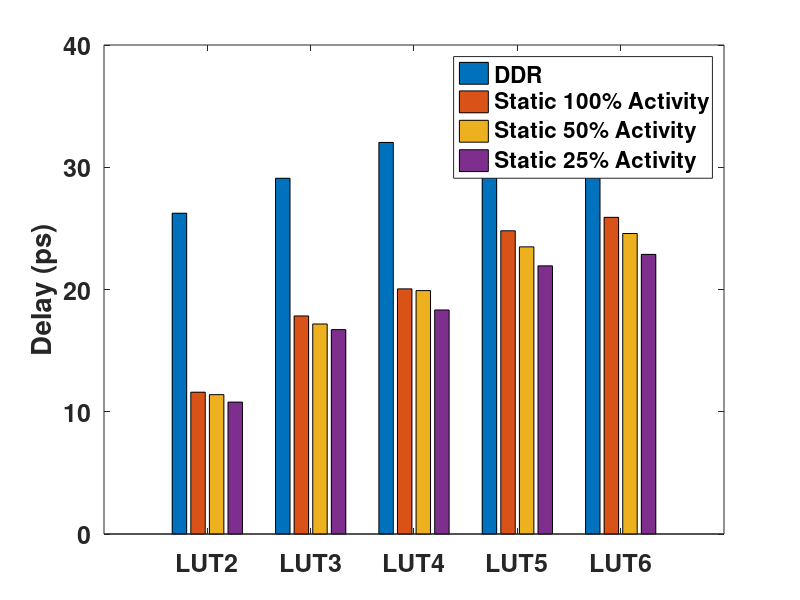
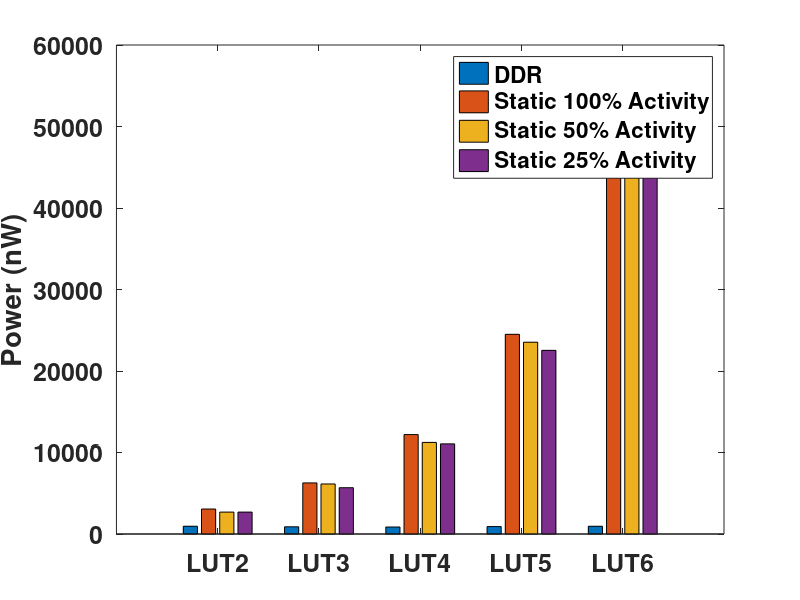
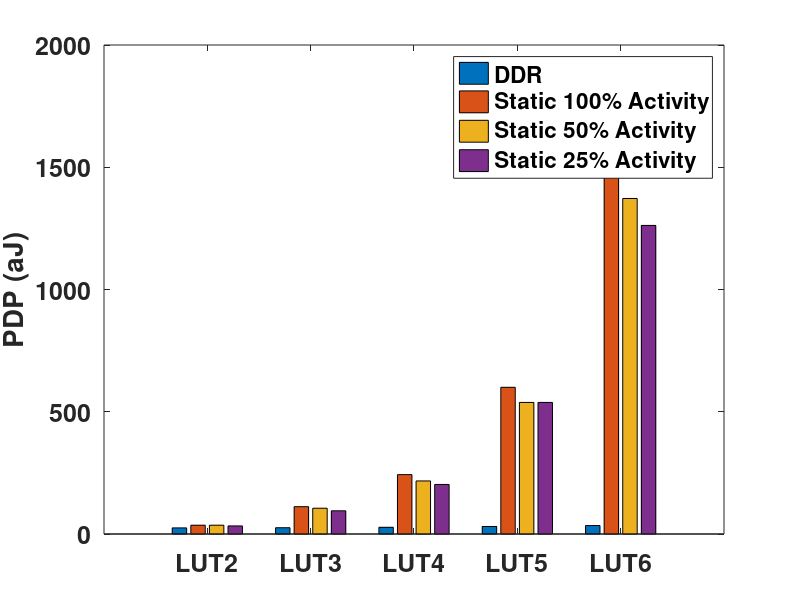
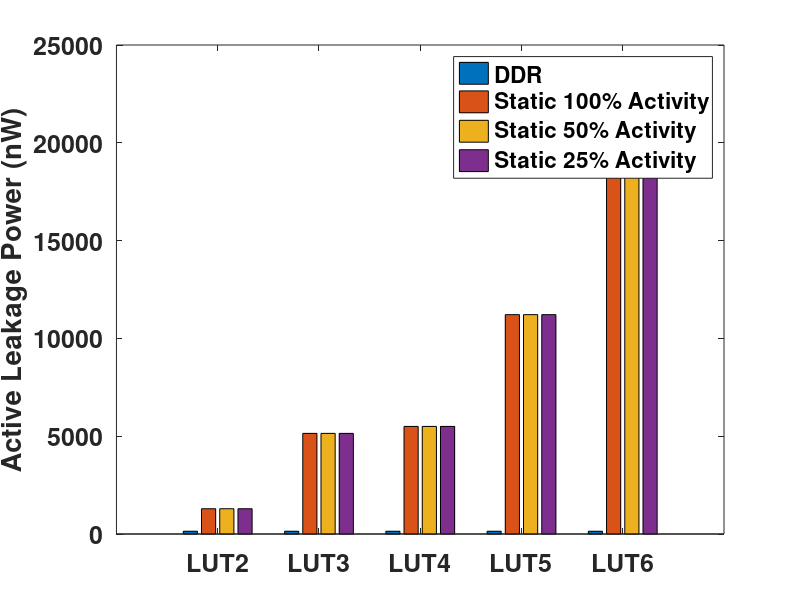

Write MATLAB code to recreate these figures, in order. (Note: this script raises an error after producing the figures.)

close all
clear all
clc
set(0,'defaultaxesfontsize',18);
set(0,'defaultaxesfontweight','bold');


% DSR_DAT= importdata('D:\MyDocuments\Research\STTRAM\LUT results in FinFET\LUT2_DSR_asym_SPCSA_sref_sweep.dat', ' ', 1);
% cleanColheaders = strtrim(DSR_DAT.colheaders);
% sref_idx=find(strcmp('sref',cleanColheaders));
% tpz_idx=find(strcmp('Tpz',cleanColheaders));
% tpzbar_idx=find(strcmp('Tpzbar',cleanColheaders));
% delay_idx=find(strcmp('Delay',cleanColheaders));
% power_idx=find(strcmp('Power',cleanColheaders));
% fr_idx=find(strcmp('Failure_Rate%',cleanColheaders));
% 
% DSR_sref=DSR_DAT.data(:,sref_idx); %%%conversion to K-ohms unit
% DSR_tpz=(1e12).*DSR_DAT.data(:,tpz_idx); %%%conversion to Ps unit
% DSR_tpzbar=(1e12).*DSR_DAT.data(:,tpzbar_idx); %%%conversion to Ps unit
% DSR_delay=(1e12).*DSR_DAT.data(:,delay_idx); %%%conversion to Ps unit
% DSR_power=(1e9).*DSR_DAT.data(:,power_idx); %%%conversion to nW unit
% DSR_FR=DSR_DAT.data(:,fr_idx); %%%conversion to Ps unit
% 
% DSR_tpz(DSR_tpz>=500)=0;
% DSR_tpzbar(DSR_tpzbar>=500)=0;
% DSR_delay(DSR_delay>=500)=0;
% 
% figure(1);
% hold;
% plot(DSR_sref,DSR_tpz,'r-','LineWidth',2);
% plot(DSR_sref,DSR_tpzbar,'b-','LineWidth',2);
% plot(DSR_sref,DSR_delay,'g-','LineWidth',2);
% 
% xlabel('Reference MTJ Resistance Scaling');
% ylabel('Delay(pS)');
% legend('tpz','tpzbar','max delay');
% hold off;
% 
% figure(2);
% hold;
% plot(DSR_sref,DSR_FR,'r-','LineWidth',2);
% 
% xlabel('Reference MTJ Resistance Scaling');
% ylabel('Failure Rate(%)');
% %legend('Faulure Rate');
% hold off;
% 
% figure(3)
% hold;
% 
% plot(DSR_sref,DSR_tpz/max(DSR_delay),'r-','LineWidth',2);
% plot(DSR_sref,DSR_tpzbar/max(DSR_delay),'b-','LineWidth',2);
% plot(DSR_sref,DSR_delay/max(DSR_delay),'g-','LineWidth',2);
% plot(DSR_sref,DSR_FR/max(DSR_FR),'m-','LineWidth',2);
% 
% xlabel('Reference MTJ Resistance Scaling');
% ylabel('Normalized');
% legend('tpz','tpzbar','max delay','Failure Rate');
% 
% hold off;

%%%%%FinFET LUT results

%Asymmetric DSR
%    [sref  Tpz(pS)  Tpzbar(pS) Delay(pS) Power(nW) PDP(aJ)      P_leak(nW) Area(NF) Failure_Rate%]
dsr2_asym=[1.8     30.72  34.80      34.80     945.7     32.91   141.0      20       46.8];
dsr3_asym=[1.8     29.42  33.37      33.37     888.1     29.64   140.7      30       67.7];
dsr4_asym=[1.7     32.36  35.07      35.07     855.1     29.99   140.5      48       72.3];
dsr5_asym=[1.6     34.66  36.16      36.16     872.5     31.55   140.5      82       82.9];
dsr6_asym=[1.6     36.76  37.83      39.20     909.2     35.64   140.4      148      91.1]; 

%Asymmetric DSR+SPCSA
%               [sref  Tpz(pS)  Tpzbar(pS) Delay(pS) Power(nW) PDP(aJ) P_leak(nW) Area(NF) Failure_Rate%]
dsr2_asym_spcsa=[1.8   30.03    33.60      33.60     2031      68.23   228.7      30       38.2];
dsr3_asym_spcsa=[2     25.66    32.50      32.50     1977      64.24   228.7      40       58.2];
dsr4_asym_spcsa=[1.7   28.91    34.27      34.27     1906      65.32   228.7      58       67.1];
dsr5_asym_spcsa=[1.7   32.81    35.35      35.35     1843      65.14   228.7      92       88.5];
dsr6_asym_spcsa=[2.6   34.89    36.95      40.45     1885      76.25   228.7      158      99.6];

%Symmetric DSR
%        [sref  Tpz(pS)  Tpzbar(pS) Delay(pS) Power(nW) PDP(aJ) P_leak(nW) Area(NF) Failure_Rate%]
dsr2_sym=[1.8   26.64    30.66      30.66     960.6     29.45   141.0      20       50.7];
dsr3_sym=[1.8   29.07    29.07      33.56     1067      35.81   140.7      30       69.2];
dsr4_sym=[1.9   35.38    35.38      35.38     1000      35.39   140.5      48       77.8];
dsr5_sym=[1.9   34.49    34.49      38.12     1040      39.65   140.6      82       88.7];
dsr6_sym=[2.1   35.82    36.88      41.63     921.9     38.37   140.4      148      97.0];

%Symmetric DSR+SPCSA
%              [sref  Tpz(pS)  Tpzbar(pS) Delay(pS) Power(nW) PDP(aJ) P_leak(nW) Area(NF) Failure_Rate%]
dsr2_sym_spcsa=[1.9   27.15    30.59      30.59     2114      64.68   228.7      30       43.4];
dsr3_sym_spcsa=[1.8   28.42    28.42      31.67     2499      79.15   228.7      40       61.6];
dsr4_sym_spcsa=[2.0   35.11    35.11      35.11     2463      86.48   228.7      58       77.2];
dsr5_sym_spcsa=[1.9   32.68    32.68      35.97     2305      82.9    228.7      92       96.9];
dsr6_sym_spcsa=[1.5   33.32    33.38      35.01     1858      65.04   228.7      158      100];
    
%Separedted Decoder Asymmetric DSR
%#transistors for decoder = (n+4)*(2^n)
%            [sref  Tpz(pS)  Tpzbar(pS) Delay(pS) Power(nW) PDP(aJ) P_leak(nW) Area(NF) Failure_Rate%]
dsr2_sd_asym=[1.9   23.60    28.02      28.02     1011      28.31   143.9      39       50.0];
dsr3_sd_asym=[1.8   23.30    27.49      27.49     1121      30.80   146.2      75       69.4];
dsr4_sd_asym=[2.0   24.33    28.47      28.47     1260      35.87   149.5      155      88.5];
dsr5_sd_asym=[2.8   22.69    30.82      38.09     1581      60.21   153.8      331      97.1];
dsr6_sd_asym=[5.5   28.19    40.30      42.98     2135      91.77   159.1      715      99.9];

%Separedted Decoder Asymmetric DSR+SPCSA
%#transistors for decoder = (n+4)*(2^n)
%                  [sref  Tpz(pS)  Tpzbar(pS) Delay(pS) Power(nW) PDP(aJ) P_leak(nW) Area(NF) Failure_Rate%]
dsr2_sd_asym_spcsa=[2     23.08    27.64      27.64     2225      61.50   228.7      49       36.2];
dsr3_sd_asym_spcsa=[2.4   24.19    29.55      29.55     2257      66.70   228.7      85       55.2];
dsr4_sd_asym_spcsa=[3.0   26.79    30.39      30.39     2573      78.20   228.8      165      78.7]; 
dsr5_sd_asym_spcsa=[5.0   30.07    36.36      36.75     2955      108.6   228.9      341      90.5];
dsr6_sd_asym_spcsa=[8.2   36.78    43.21      43.21     3983      172.1   229.1      725      98.2];

%Separedted Decoder Symmetric DSR
%#transistors for decoder = (n+4)*(2^n)
%           [sref  Tpz(pS)  Tpzbar(pS) Delay(pS) Power(nW) PDP(aJ) P_leak(nW) Area(NF) Failure_Rate%]
dsr2_sd_sym=[1.8   27.50    23.11      27.51     989.5     27.22   144.6      40       51.8];
dsr3_sd_sym=[1.8   26.85    23.96      27.73     1134      31.45   146.7      76       69.8];
dsr4_sd_sym=[1.6   27.94    33.79      33.79     1362      46.02   150.0      156      96.8];
dsr5_sd_sym=[1.9   29.70    24.08      55.83     1642      91.64   154.3      332      97.7];
dsr6_sd_sym=[2.3   33.30    25.87      44.73     2251      100.7   159.7      716      99.9];

%Separedted Decoder Symmetric DSR+SPCSA
%#transistors for decoder = (n+4)*(2^n)
%                 [sref  Tpz(pS)  Tpzbar(pS) Delay(pS) Power(nW) PDP(aJ) P_leak(nW) Area(NF) Failure_Rate%]
dsr2_sd_sym_spcsa=[1.6   27.09    24.78      27.15     2152      58.42   228.7      50       45.8];
dsr3_sd_sym_spcsa=[1.7   28.04    23.30      28.72     2363      67.86   228.7      86       64.7];
dsr4_sd_sym_spcsa=[1.6   29.83    23.93      29.84     2603      77.68   228.8      166      85.6];
dsr5_sd_sym_spcsa=[1.4   29.60    28.44      31.23     3090      96.51   228.9      342      95.6];
dsr6_sd_sym_spcsa=[1.9   37.31    32.04      39.27     4066      159.7   229.1      726      96.9];


%DDR
%    [sref  Tpz(pS) Tpzbar(pS) Delay(pS) Power(nW) PDP(aJ) P_leak(nW) Area(NF) Failure_Rate%    switching power(uW)]
ddr2=[0     26.24   26.24      26.24     953.1     25.01   141.4      22       8.6      811.7];
ddr3=[0     29.10   28.87      29.10     885.2     25.76   141.1      38       12.3     744.1];
ddr4=[0     32.03   32.03      32.03     858.7     27.50   141.0      70       20.7     717.7];
ddr5=[0     33.77   33.77      33.77     910.3     30.75   141.0      134      35.3     769.3];
ddr6=[0     35.86   36.42      36.42     949.4     34.58   140.9      262      35.6     808.5];

%DDR+SPCSA
%          [sref  Tpz(pS) Tpzbar(pS) Delay(pS) Power(nW) PDP(aJ) P_leak(nW) Area(NF) Failure_Rate%]
ddr2_spcsa=[0     26.65   26.65      26.65     2086      55.61   228.7      32       6.4];
ddr3_spcsa=[0     25.01   25.01      25.01     2022      50.56   228.7      48       7.6];
ddr4_spcsa=[0     29.10   29.10      29.10     1941      56.48   228.7      80       20.6];
ddr5_spcsa=[0     32.88   32.88      32.88     1894      62.27   228.7      144      57.7];
ddr6_spcsa=[0     34.73   34.73      34.73     1949      67.67   228.7      272      74.7]; 

%Separedted Decoder DDR 
%       [sref  Tpz(pS) Tpzbar(pS) Delay(pS) Power(nW) PDP(aJ) P_leak(nW) Area(NF) Failure_Rate%]
ddr2_sd=[0     22.84   22.84      22.84     1041      23.77   145.7      42       10.5];
ddr3_sd=[0     23.82   23.82      23.82     1228      29.27   149.3      82       24.6];
ddr4_sd=[0     24.70   24.70      24.70     1532      37.84   153.9      170      47.1];
ddr5_sd=[0     26.65   26.65      26.65     2147      57.21   159.4      362      75.9];
ddr6_sd=[0     28.81   28.81      28.81     3191      91.96   165.9      778      99.9];

%Separedted Decoder DDR+SPCSA 
%             [sref  Tpz(pS) Tpzbar(pS) Delay(pS) Power(nW) PDP(aJ) P_leak(nW) Area(NF) Failure_Rate%]
ddr2_sd_spcsa=[0     26.10   26.10      26.10     2295      59.90   228.7      52       5.1];
ddr3_sd_spcsa=[0     25.47   25.47      25.47     2523      64.25   228.8      92       12.7];
ddr4_sd_spcsa=[0     28.76   28.76      28.76     3051      87.74   228.9      180      31.0]; %%%inconsitent
ddr5_sd_spcsa=[0     32.94   32.94      32.94     4039      133.0   229.1      372      21.3]; %%%inconsistent
ddr6_sd_spcsa=[0     39.06   39.06      39.06     5942      232.1   229.4      788      28.7];


%Static STT-Latch Based LUT at 50% output activity
%       [Delay(pS) Power(nW) P_leak(nW) Area(NF) Failure_Rate%]
static2=[12.53     2688      2021       70       ];


%Static STT-Latch Based LUT at 50% output activity
%       [Delay(pS) Power(nW) PDP(aJ)  P_leak(nW) Area(NF) Failure_Rate%]
staticmux2_modified_latch=[ 8.3713  3.4140*1e3   28.5794    2.4983*1e3   1.7726*1e3    88         0/1000];
staticmux3_modified_latch=[ 17.0419 10.6017*1e3  180.6727   10.4448*1e3  1.1241*1e3    54         1/1000];
staticmux4_modified_latch=[ 20.3178 18.6290*1e3  378.4996   10.1941*1e3  6.699*1e3    110         3/1000];
staticmux5_modified_latch=[ 25.6833 37.5297*1e3  963.8862   20.6020*1e3  13.2876*1e3    230         7/1000];
staticmux6_modified_latch=[ 25.9005 74.9174*1e3  1940.4     41.1093*1e3  35.8586*1e3    462         12/1000];

%Static STT-Latch Based LUT at 50% output activity
%       [Delay(pS) Power(nW) PDP(aJ)  P_leak(nW) switching poiwer (uW) Area(NF) Failure_Rate%]
staticmux2=[11.5993      3.0646 *1e3      36.0391     1.2920 *1e3  1.7727*1e3     26    6/1000];
staticmux3=[17.8368      6.2686 *1e3      111.8112	  5.1445 *1e3	1.9941*1e3    64    18/1000];
staticmux4=[20.0520       12.1996*1e3     242.9104	  5.5006  *1e3  6.699*1e3    130   23/1000];
staticmux5=[24.8048       24.5025 *1e3    600.0367	  11.2149 *1e3  13.2878*1e3   272   59/1000];
staticmux6=[25.9023      58.1936 *1e3     1875.9      22.3350 *1e3   35.8586*1e3  546   83/1000];

staticmux2_50=[11.3993  2.6881*1e3      35.9973     1.2920 *1e3  1.3961*1e3     26    5/1000];
staticmux3_50=[17.1779	6.1388*1e3      105.4509	5.1445 *1e3	 1.5343*1e3     64    15/1000];
staticmux4_50=[19.9113	11.2389*1e3     217.0170   	5.5006 *1e3  5.7383*1e3     130   20/1000];
staticmux5_50=[23.4888	23.5330*1e3     538.1543   	11.2149 *1e3  12.3181*1e3   272   55/1000];
staticmux6_50=[24.5811	55.3818 *1e3    1372.3      22.3350  *1e3  33.0468*1e3  546   70/1000];


staticmux2_25=[10.7896    2.6881 *1e3     33.0660       1.2920 *1e3  1.3961*1e3    26    5/1000];
staticmux3_25=[16.7206	 5.6816 *1e3      94.9996	    5.1445 *1e3	 1.1271*1e3    64    14/1000];
staticmux4_25=[18.3254	 11.0612 *1e3     202.7013   	5.5006 *1e3   5.5606*1e3   130   18/1000];
staticmux5_25=[21.9359	 22.5330 *1e3     538.1543  	11.2149 *1e3 11.3181*1e3   272   53/1000];
staticmux6_25=[22.8720	 48.7245 *1e3     1262.1       22.3350 *1e3  26.3895*1e3   546   67/1000];

str={'LUT2'; 'LUT3'; 'LUT4'; 'LUT5'; 'LUT6'}; 

figure (4)
% y=[dsr2_asym(4) dsr2_asym_spcsa(4) dsr2_sym(4) dsr2_sym_spcsa(4) dsr2_sd_asym(4) dsr2_sd_asym_spcsa(4) dsr2_sd_sym(4) dsr2_sd_sym_spcsa(4) ddr2(4) ddr2_spcsa(4) ddr2_sd(4) ddr2_sd_spcsa(4); 
%    dsr3_asym(4) dsr3_asym_spcsa(4) dsr3_sym(4) dsr3_sym_spcsa(4) dsr3_sd_asym(4) dsr3_sd_asym_spcsa(4) dsr3_sd_sym(4) dsr3_sd_sym_spcsa(4) ddr3(4) ddr3_spcsa(4) ddr3_sd(4) ddr3_sd_spcsa(4);
%    dsr4_asym(4) dsr4_asym_spcsa(4) dsr4_sym(4) dsr4_sym_spcsa(4) dsr4_sd_asym(4) dsr4_sd_asym_spcsa(4) dsr4_sd_sym(4) dsr4_sd_sym_spcsa(4) ddr4(4) ddr4_spcsa(4) ddr4_sd(4) ddr4_sd_spcsa(4);
%    dsr5_asym(4) dsr5_asym_spcsa(4) dsr5_sym(4) dsr5_sym_spcsa(4) dsr5_sd_asym(4) dsr5_sd_asym_spcsa(4) dsr5_sd_sym(4) dsr5_sd_sym_spcsa(4) ddr5(4) ddr5_spcsa(4) ddr5_sd(4) ddr5_sd_spcsa(4);
%    dsr6_asym(4) dsr6_asym_spcsa(4) dsr6_sym(4) dsr6_sym_spcsa(4) dsr6_sd_asym(4) dsr6_sd_asym_spcsa(4) dsr6_sd_sym(4) dsr6_sd_sym_spcsa(4) ddr6(4) ddr6_spcsa(4) ddr6_sd(4) ddr6_sd_spcsa(4);];

y=[ddr2(4)  staticmux2(1) staticmux2_50(1) staticmux2_25(1); 
   ddr3(4)  staticmux3(1) staticmux3_50(1) staticmux3_25(1);
   ddr4(4)  staticmux4(1) staticmux4_50(1) staticmux4_25(1);
   ddr5(4)  staticmux5(1) staticmux5_50(1) staticmux5_25(1);
   ddr6(4)  staticmux6(1) staticmux6_50(1) staticmux6_25(1);];

plot4=bar(y);
ylabel('Delay (ps)');
% legend('Asymmetric DSR','Asymmetric DSR+SPCSA','Symmetric DSR','Symmetric DSR+SPCSA','Separated Decoder Asymmetric DSR','Separated Decoder Asymmetric DSR+SPCSA','Separated Decoder Symmetric DSR','Separated Decoder Symmetric DSR+SPCSA','DDR','DDR+SPCSA','Separated Decoder DDR','Separated Decoder DDR+SPCSA');
legend('DDR', 'Static 100% Activity', 'Static 50% Activity', 'Static 25% Activity');

set(gca, 'XTickLabel',str, 'XTick',1:numel(str));
%set(plot4(2),'facecolor','g');

figure (5)
% y=[dsr2_asym(5) dsr2_asym_spcsa(5) dsr2_sym(5) dsr2_sym_spcsa(5) dsr2_sd_asym(5) dsr2_sd_asym_spcsa(5) dsr2_sd_sym(5) dsr2_sd_sym_spcsa(5) ddr2(5) ddr2_spcsa(5) ddr2_sd(5) ddr2_sd_spcsa(5); 
%    dsr3_asym(5) dsr3_asym_spcsa(5) dsr3_sym(5) dsr3_sym_spcsa(5) dsr3_sd_asym(5) dsr3_sd_asym_spcsa(5) dsr3_sd_sym(5) dsr3_sd_sym_spcsa(5) ddr3(5) ddr3_spcsa(5) ddr3_sd(5) ddr3_sd_spcsa(5);
%    dsr4_asym(5) dsr4_asym_spcsa(5) dsr4_sym(5) dsr4_sym_spcsa(5) dsr4_sd_asym(5) dsr4_sd_asym_spcsa(5) dsr4_sd_sym(5) dsr4_sd_sym_spcsa(5) ddr4(5) ddr4_spcsa(5) ddr4_sd(5) ddr4_sd_spcsa(5);
%    dsr5_asym(5) dsr5_asym_spcsa(5) dsr5_sym(5) dsr5_sym_spcsa(5) dsr5_sd_asym(5) dsr5_sd_asym_spcsa(5) dsr5_sd_sym(5) dsr5_sd_sym_spcsa(5) ddr5(5) ddr5_spcsa(5) ddr5_sd(5) ddr5_sd_spcsa(5);
%    dsr6_asym(5) dsr6_asym_spcsa(5) dsr6_sym(5) dsr6_sym_spcsa(5) dsr6_sd_asym(5) dsr6_sd_asym_spcsa(5) dsr6_sd_sym(5) dsr6_sd_sym_spcsa(5) ddr6(5) ddr6_spcsa(5) ddr6_sd(5) ddr6_sd_spcsa(5);];

y=[ddr2(5)  staticmux2(2) staticmux2_50(2) staticmux2_25(2); 
   ddr3(5)  staticmux3(2) staticmux3_50(2) staticmux3_25(2);
   ddr4(5)  staticmux4(2) staticmux4_50(2) staticmux4_25(2);
   ddr5(5)  staticmux5(2) staticmux5_50(2) staticmux5_25(2) ;
   ddr6(5)  staticmux6(2) staticmux6_50(2) staticmux6_25(2);];

plot5=bar(y);
ylabel('Power (nW)');
% legend('Asymmetric DSR','Asymmetric DSR+SPCSA','Symmetric DSR','Symmetric DSR+SPCSA','Separated Decoder Asymmetric DSR','Separated Decoder Asymmetric DSR+SPCSA','Separated Decoder Symmetric DSR','Separated Decoder Symmetric DSR+SPCSA','DDR','DDR+SPCSA','Separated Decoder DDR','Separated Decoder DDR+SPCSA');
legend('DDR', 'Static 100% Activity', 'Static 50% Activity', 'Static 25% Activity');

set(gca, 'XTickLabel',str, 'XTick',1:numel(str));
%set(plot5(2),'facecolor','g');

figure (6)
% y=[dsr2_asym(6) dsr2_asym_spcsa(6) dsr2_sym(6) dsr2_sym_spcsa(6) dsr2_sd_asym(6) dsr2_sd_asym_spcsa(6) dsr2_sd_sym(6) dsr2_sd_sym_spcsa(6) ddr2(6) ddr2_spcsa(6) ddr2_sd(6) ddr2_sd_spcsa(6); 
%    dsr3_asym(6) dsr3_asym_spcsa(6) dsr3_sym(6) dsr3_sym_spcsa(6) dsr3_sd_asym(6) dsr3_sd_asym_spcsa(6) dsr3_sd_sym(6) dsr3_sd_sym_spcsa(6) ddr3(6) ddr3_spcsa(6) ddr3_sd(6) ddr3_sd_spcsa(6);
%    dsr4_asym(6) dsr4_asym_spcsa(6) dsr4_sym(6) dsr4_sym_spcsa(6) dsr4_sd_asym(6) dsr4_sd_asym_spcsa(6) dsr4_sd_sym(6) dsr4_sd_sym_spcsa(6) ddr4(6) ddr4_spcsa(6) ddr4_sd(6) ddr4_sd_spcsa(6);
%    dsr5_asym(6) dsr5_asym_spcsa(6) dsr5_sym(6) dsr5_sym_spcsa(6) dsr5_sd_asym(6) dsr5_sd_asym_spcsa(6) dsr5_sd_sym(6) dsr5_sd_sym_spcsa(6) ddr5(6) ddr5_spcsa(6) ddr5_sd(6) ddr5_sd_spcsa(6);
%    dsr6_asym(6) dsr6_asym_spcsa(6) dsr6_sym(6) dsr6_sym_spcsa(6) dsr6_sd_asym(6) dsr6_sd_asym_spcsa(6) dsr6_sd_sym(6) dsr6_sd_sym_spcsa(6) ddr6(6) ddr6_spcsa(6) ddr6_sd(6) ddr6_sd_spcsa(6);];

y=[ddr2(6)   staticmux2(3) staticmux2_50(3) staticmux2_25(3); 
   ddr3(6)   staticmux3(3) staticmux3_50(3) staticmux3_25(3);
   ddr4(6)   staticmux4(3) staticmux4_50(3) staticmux4_25(3);
   ddr5(6)   staticmux5(3) staticmux5_50(3) staticmux5_25(3);
   ddr6(6)   staticmux6(3) staticmux6_50(3) staticmux6_25(3);];

plot6=bar(y);
ylabel('PDP (aJ)'); 
% legend('Asymmetric DSR','Asymmetric DSR+SPCSA','Symmetric DSR','Symmetric DSR+SPCSA','Separated Decoder Asymmetric DSR','Separated Decoder Asymmetric DSR+SPCSA','Separated Decoder Symmetric DSR','Separated Decoder Symmetric DSR+SPCSA','DDR','DDR+SPCSA','Separated Decoder DDR','Separated Decoder DDR+SPCSA');
legend('DDR', 'Static 100% Activity', 'Static 50% Activity', 'Static 25% Activity');
set(gca, 'XTickLabel',str, 'XTick',1:numel(str));
%set(plot6(2),'facecolor','g');

figure (7)
% y=[dsr2_asym(7) dsr2_asym_spcsa(7) dsr2_sym(7) dsr2_sym_spcsa(7) dsr2_sd_asym(7) dsr2_sd_asym_spcsa(7) dsr2_sd_sym(7) dsr2_sd_sym_spcsa(7) ddr2(7) ddr2_spcsa(7) ddr2_sd(7) ddr2_sd_spcsa(7); 
%    dsr3_asym(7) dsr3_asym_spcsa(7) dsr3_sym(7) dsr3_sym_spcsa(7) dsr3_sd_asym(7) dsr3_sd_asym_spcsa(7) dsr3_sd_sym(7) dsr3_sd_sym_spcsa(7) ddr3(7) ddr3_spcsa(7) ddr3_sd(7) ddr3_sd_spcsa(7);
%    dsr4_asym(7) dsr4_asym_spcsa(7) dsr4_sym(7) dsr4_sym_spcsa(7) dsr4_sd_asym(7) dsr4_sd_asym_spcsa(7) dsr4_sd_sym(7) dsr4_sd_sym_spcsa(7) ddr4(7) ddr4_spcsa(7) ddr4_sd(7) ddr4_sd_spcsa(7);
%    dsr5_asym(7) dsr5_asym_spcsa(7) dsr5_sym(7) dsr5_sym_spcsa(7) dsr5_sd_asym(7) dsr5_sd_asym_spcsa(7) dsr5_sd_sym(7) dsr5_sd_sym_spcsa(7) ddr5(7) ddr5_spcsa(7) ddr5_sd(7) ddr5_sd_spcsa(7);
%    dsr6_asym(7) dsr6_asym_spcsa(7) dsr6_sym(7) dsr6_sym_spcsa(7) dsr6_sd_asym(7) dsr6_sd_asym_spcsa(7) dsr6_sd_sym(7) dsr6_sd_sym_spcsa(7) ddr6(7) ddr6_spcsa(7) ddr6_sd(7) ddr6_sd_spcsa(7);];

y=[ddr2(7)  staticmux2(4) staticmux2_50(4) staticmux2_25(4); 
   ddr3(7)  staticmux3(4) staticmux3_50(4) staticmux3_25(4);
   ddr4(7)  staticmux4(4) staticmux4_50(4) staticmux4_25(4);
   ddr5(7)  staticmux5(4) staticmux5_50(4) staticmux5_25(4);
   ddr6(7)  staticmux6(4) staticmux6_50(4) staticmux6_25(4);];

plot7=bar(y);
ylabel('Active Leakage Power (nW)'); 
% legend('Asymmetric DSR','Asymmetric DSR+SPCSA','Symmetric DSR','Symmetric DSR+SPCSA','Separated Decoder Asymmetric DSR','Separated Decoder Asymmetric DSR+SPCSA','Separated Decoder Symmetric DSR','Separated Decoder Symmetric DSR+SPCSA','DDR','DDR+SPCSA','Separated Decoder DDR','Separated Decoder DDR+SPCSA');
legend('DDR', 'Static 100% Activity', 'Static 50% Activity', 'Static 25% Activity');
set(gca, 'XTickLabel',str, 'XTick',1:numel(str));
%set(plot7(2),'facecolor','g');


figure (8)
% y=[dsr2_asym(8) dsr2_asym_spcsa(8) dsr2_sym(8) dsr2_sym_spcsa(8) dsr2_sd_asym(8) dsr2_sd_asym_spcsa(8) dsr2_sd_sym(8) dsr2_sd_sym_spcsa(8) ddr2(8) ddr2_spcsa(8) ddr2_sd(8) ddr2_sd_spcsa(8); 
%    dsr3_asym(8) dsr3_asym_spcsa(8) dsr3_sym(8) dsr3_sym_spcsa(8) dsr3_sd_asym(8) dsr3_sd_asym_spcsa(8) dsr3_sd_sym(8) dsr3_sd_sym_spcsa(8) ddr3(8) ddr3_spcsa(8) ddr3_sd(8) ddr3_sd_spcsa(8);
%    dsr4_asym(8) dsr4_asym_spcsa(8) dsr4_sym(8) dsr4_sym_spcsa(8) dsr4_sd_asym(8) dsr4_sd_asym_spcsa(8) dsr4_sd_sym(8) dsr4_sd_sym_spcsa(8) ddr4(8) ddr4_spcsa(8) ddr4_sd(8) ddr4_sd_spcsa(8);
%    dsr5_asym(8) dsr5_asym_spcsa(8) dsr5_sym(8) dsr5_sym_spcsa(8) dsr5_sd_asym(8) dsr5_sd_asym_spcsa(8) dsr5_sd_sym(8) dsr5_sd_sym_spcsa(8) ddr5(8) ddr5_spcsa(8) ddr5_sd(8) ddr5_sd_spcsa(8);
%    dsr6_asym(8) dsr6_asym_spcsa(8) dsr6_sym(8) dsr6_sym_spcsa(8) dsr6_sd_asym(8) dsr6_sd_asym_spcsa(8) dsr6_sd_sym(8) dsr6_sd_sym_spcsa(8) ddr6(8) ddr6_spcsa(8) ddr6_sd(8) ddr6_sd_spcsa(8);];

y=[ddr2(8)  staticmux2(6) staticmux2_50(6) staticmux2_25(6); 
   ddr3(8)  staticmux3(6) staticmux3_50(6) staticmux3_25(6);
   ddr4(8)  staticmux4(6) staticmux4_50(6) staticmux4_25(6);
   ddr5(8)  staticmux5(6) staticmux5_50(6) staticmux5_25(6);
   ddr6(8)  staticmux6(6) staticmux6_50(6) staticmux6_25(6);];

plot8=bar(y);
ylabel('Area (NF)');
% legend('Asymmetric DSR','Asymmetric DSR+SPCSA','Symmetric DSR','Symmetric DSR+SPCSA','Separated Decoder Asymmetric DSR','Separated Decoder Asymmetric DSR+SPCSA','Separated Decoder Symmetric DSR','Separated Decoder Symmetric DSR+SPCSA','DDR','DDR+SPCSA','Separated Decoder DDR','Separated Decoder DDR+SPCSA');
legend('DDR', 'Static 100% Activity', 'Static 50% Activity', 'Static 25% Activity');
set(gca, 'XTickLabel',str, 'XTick',1:numel(str));
%set(plot8(2),'facecolor','g');



figure (10)
% switching power

y=[ddr2(10)  staticmux2(5) staticmux2_50(5) staticmux2_25(5); 
   ddr3(10)  staticmux3(5) staticmux3_50(5) staticmux3_25(5);
   ddr4(10)  staticmux4(5) staticmux4_50(5) staticmux4_25(5);
   ddr5(10)  staticmux5(5) staticmux5_50(5) staticmux5_25(5);
   ddr6(10)  staticmux6(5) staticmux6_50(5) staticmux6_25(5);];

plot10=bar(y);
ylabel('Switching Power (nW)');
% legend('Asymmetric DSR','Asymmetric DSR+SPCSA','Symmetric DSR','Symmetric DSR+SPCSA','Separated Decoder Asymmetric DSR','Separated Decoder Asymmetric DSR+SPCSA','Separated Decoder Symmetric DSR','Separated Decoder Symmetric DSR+SPCSA','DDR','DDR+SPCSA','Separated Decoder DDR','Separated Decoder DDR+SPCSA');
legend('DDR', 'Static 100% Activity', 'Static 50% Activity', 'Static 25% Activity');
set(gca, 'XTickLabel',str, 'XTick',1:numel(str));



figure (11)
% leak power

y=[ddr2(7)  staticmux2(4) ; 
   ddr3(7)  staticmux3(4) ;
   ddr4(7)  staticmux4(5) ;
   ddr5(7)  staticmux5(4) ;
   ddr6(7)  staticmux6(4) ;];

plot11=bar(y);
ylabel('Leakage Power (nW)');
% legend('Asymmetric DSR','Asymmetric DSR+SPCSA','Symmetric DSR','Symmetric DSR+SPCSA','Separated Decoder Asymmetric DSR','Separated Decoder Asymmetric DSR+SPCSA','Separated Decoder Symmetric DSR','Separated Decoder Symmetric DSR+SPCSA','DDR','DDR+SPCSA','Separated Decoder DDR','Separated Decoder DDR+SPCSA');
legend('DDR', 'Static');
set(gca, 'XTickLabel',str, 'XTick',1:numel(str));









figure (9);
% y=[dsr2_asym(9) dsr2_asym_spcsa(9) dsr2_sym(9) dsr2_sym_spcsa(9) dsr2_sd_asym(9) dsr2_sd_asym_spcsa(9) dsr2_sd_sym(9) dsr2_sd_sym_spcsa(9) ddr2(9) ddr2_spcsa(9) ddr2_sd(9) ddr2_sd_spcsa(9); 
%    dsr3_asym(9) dsr3_asym_spcsa(9) dsr3_sym(9) dsr3_sym_spcsa(9) dsr3_sd_asym(9) dsr3_sd_asym_spcsa(9) dsr3_sd_sym(9) dsr3_sd_sym_spcsa(9) ddr3(9) ddr3_spcsa(9) ddr3_sd(9) ddr3_sd_spcsa(9);
%    dsr4_asym(9) dsr4_asym_spcsa(9) dsr4_sym(9) dsr4_sym_spcsa(9) dsr4_sd_asym(9) dsr4_sd_asym_spcsa(9) dsr4_sd_sym(9) dsr4_sd_sym_spcsa(9) ddr4(9) ddr4_spcsa(9) ddr4_sd(9) ddr4_sd_spcsa(9);
%    dsr5_asym(9) dsr5_asym_spcsa(9) dsr5_sym(9) dsr5_sym_spcsa(9) dsr5_sd_asym(9) dsr5_sd_asym_spcsa(9) dsr5_sd_sym(9) dsr5_sd_sym_spcsa(9) ddr5(9) ddr5_spcsa(9) ddr5_sd(9) ddr5_sd_spcsa(9);
%    dsr6_asym(9) dsr6_asym_spcsa(9) dsr6_sym(9) dsr6_sym_spcsa(9) dsr6_sd_asym(9) dsr6_sd_asym_spcsa(9) dsr6_sd_sym(9) dsr6_sd_sym_spcsa(9) ddr6(9) ddr6_spcsa(9) ddr6_sd(9) ddr6_sd_spcsa(9);];

y=[ddr2(9)  staticmux2(7) ; 
   ddr3(9)  staticmux3(7) ;
   ddr4(9)  staticmux4(7) ;
   ddr5(9)  staticmux5(7) ;
   ddr6(9)  staticmux6(7) ;];

% y=[  staticmux2(6) staticmux2_50(6) staticmux2_25(6); 
%      staticmux3(6) staticmux3_50(6) staticmux3_25(6);
%      staticmux4(6) staticmux4_50(6) staticmux4_25(6);
%      staticmux5(6) staticmux5_50(6) staticmux5_25(6);
%      staticmux6(6) staticmux6_50(6) staticmux6_25(6);];


plot9=bar(y);
ylabel('Failure Rate%');
% legend('Asymmetric DSR','Asymmetric DSR+SPCSA','Symmetric DSR','Symmetric DSR+SPCSA','Separated Decoder Asymmetric DSR','Separated Decoder Asymmetric DSR+SPCSA','Separated Decoder Symmetric DSR','Separated Decoder Symmetric DSR+SPCSA','DDR','DDR+SPCSA','Separated Decoder DDR','Separated Decoder DDR+SPCSA');
legend('DDR', 'Static');
%set(gca, 'XTickLabel',str, 'XTick',1:numel(str));
%set(plot9(2),'facecolor','g');
x=(1:5)';
for i2=1:numel(y)
    
   tx(i2,1)=text(x(i2),y(i2,1),num2str(y(i2,1),'%0.2f'),...
              'HorizontalAlignment','right',...
              'VerticalAlignment','bottom');
   tx(i2,2)=text(x(i2),y(i2,2),num2str(y(i2,2),'%0.2f'),...
              'HorizontalAlignment','left',...
              'VerticalAlignment','bottom');

         
end
